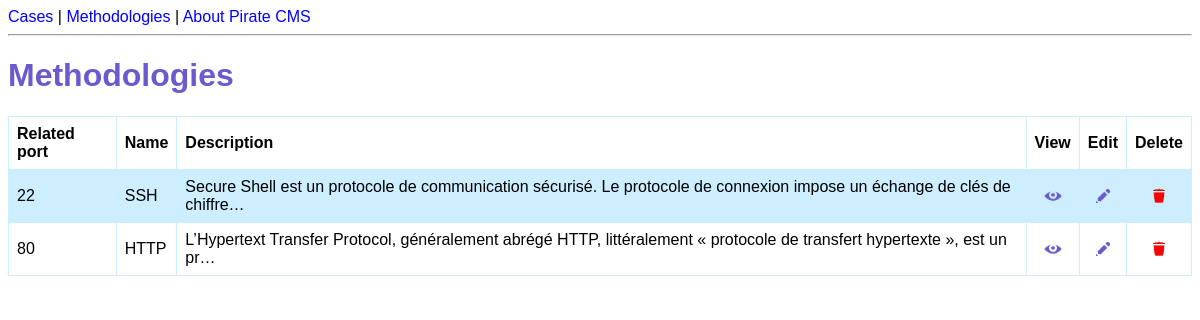
The app's page /methodologies/ with its own data.
### cms/models.py (models this page shows, shortened)
class Methodology(models.Model):
    related_port = models.fields.IntegerField(null=True, validators=[MaxValueValidator(65535)])
    name = models.fields.CharField(max_length=250, null=True, blank=True)
    description = models.fields.CharField(max_length=20000, null=True, blank=True)

### cms/views.py (the view)
# urls.py: path('methodologies/', views.methodologies_list, name='methodologies-list'),
def methodologies_list(request):
    methodologies = Methodology.objects.all()
    return render(request, 'cms/methodologies.html', {'methodologies': methodologies})

### cms/templates/cms/methodologies.html (shortened to what this page needs)
{% extends 'cms/base.html' %}
{% load static %}
{% block content %}
<h1>Methodologies</h1>
<table>
    <tr>
        <th>Related port</th>
        <th>Name</th>
        <th>Description</th>
        <th style="text-align: center;">View</th>
        <th style="text-align: center;">Edit</th>
        <th style="text-align: center;"> Delete</th>
    </tr>
    {% for methodology in methodologies %}
    <tr>
        <td>{{ methodology.related_port|upper }}</td>
        <td>{{ methodology.name }}</td>
        <td>{{ methodology.description|truncatechars:120 }}</td>
        <td style="text-align: center;">
            <a href="{% url 'methodology-detail' methodology.id %}"">
                <img  src="{% static 'cms/view_icon.png' %}" width="18" height="18" title="View details">
            </a>
        </td>
        <td style="text-align: center;">
            <a href="{% url 'update-methodology' methodology.id %}">
                <img src="{% static 'cms/edit_icon.png' %}" width="18" height="18" title="Edit">
            </a>
        </td>
        <td style="text-align: center;">
            <a href="{% url 'delete-methodology' methodology.id %}">
                <img src="{% static 'cms/delete_icon.png' %}" width="18" height="18" title="Delete">
            </a>
        </td>
    </tr>
    {% endfor %}
</table>
{% endblock %}

### cms/static/cms/styles.css (style rules this page uses)
* { font-family: Helvetica; }
h1 { color: slateblue; }
a { text-decoration: none; color: blue; }
table { width: 100%; border-collapse: collapse; }
td, th { border: 1px solid #cceeff; text-align: left; padding: 8px; }
tr:nth-child(even) { background-color: #cceeff; }

### records on screen
Methodology: related_port "22", name "SSH", description "Secure Shell est un protocole de communication sécurisé. Le protocole de connexion impose un échange de clés de chiffre…"
Methodology: related_port "80", name "HTTP", description "L’Hypertext Transfer Protocol, généralement abrégé HTTP, littéralement « protocole de transfert hypertexte », est un pr…"
